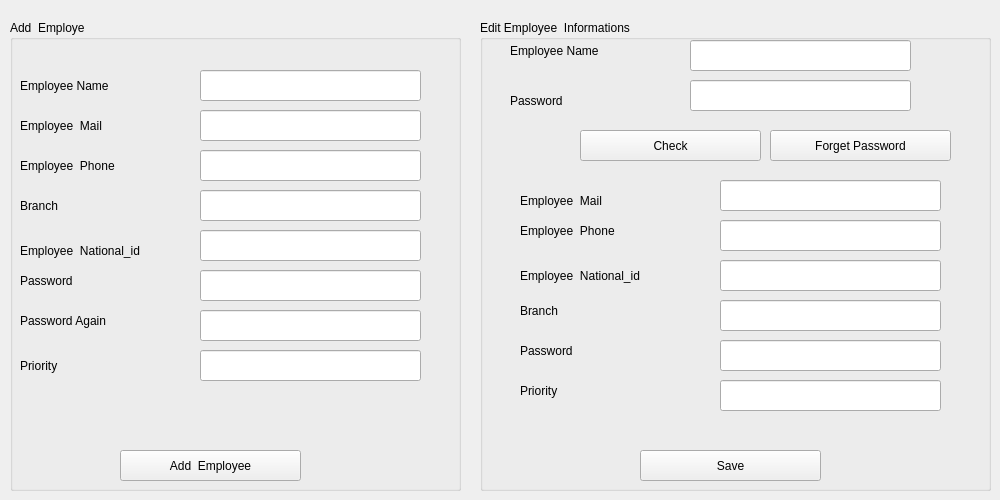
      <widget class="QWidget" name="tab_16">
       <attribute name="title">
        <string>Add Employee</string>
       </attribute>
       <widget class="QGroupBox" name="groupBox_5">
        <property name="geometry">
         <rect>
          <x>10</x>
          <y>20</y>
          <width>451</width>
          <height>471</height>
         </rect>
        </property>
        <property name="title">
         <string>Add  Employe</string>
        </property>
        <widget class="QLineEdit" name="lineEdit_32">
         <property name="geometry">
          <rect>
           <x>190</x>
           <y>170</y>
           <width>221</width>
           <height>31</height>
          </rect>
         </property>
        </widget>
        <widget class="QLineEdit" name="lineEdit_33">
         <property name="geometry">
          <rect>
           <x>190</x>
           <y>130</y>
           <width>221</width>
           <height>31</height>
          </rect>
         </property>
        </widget>
        <widget class="QLabel" name="label_36">
         <property name="geometry">
          <rect>
           <x>10</x>
           <y>90</y>
           <width>171</width>
           <height>31</height>
          </rect>
         </property>
         <property name="text">
          <string>Employee  Mail</string>
         </property>
        </widget>
        <widget class="QLineEdit" name="lineEdit_34">
         <property name="geometry">
          <rect>
           <x>190</x>
           <y>90</y>
           <width>221</width>
           <height>31</height>
          </rect>
         </property>
        </widget>
        <widget class="QLabel" name="label_37">
         <property name="geometry">
          <rect>
           <x>10</x>
           <y>50</y>
           <width>171</width>
           <height>31</height>
          </rect>
         </property>
         <property name="text">
          <string>Employee Name</string>
         </property>
        </widget>
        <widget class="QLabel" name="label_38">
         <property name="geometry">
          <rect>
           <x>10</x>
           <y>220</y>
           <width>171</width>
           <height>21</height>
          </rect>
         </property>
         <property name="text">
          <string>Employee  National_id</string>
         </property>
        </widget>
        <widget class="QLabel" name="label_39">
         <property name="geometry">
          <rect>
           <x>10</x>
           <y>130</y>
           <width>171</width>
           <height>31</height>
          </rect>
         </property>
         <property name="text">
          <string>Employee  Phone</string>
         </property>
        </widget>
        <widget class="QLineEdit" name="lineEdit_35">
         <property name="geometry">
          <rect>
           <x>190</x>
           <y>50</y>
           <width>221</width>
           <height>31</height>
          </rect>
         </property>
        </widget>
        <widget class="QLineEdit" name="lineEdit_36">
         <property name="geometry">
          <rect>
           <x>190</x>
           <y>210</y>
           <width>221</width>
           <height>31</height>
          </rect>
         </property>
        </widget>
        <widget class="QLabel" name="label_40">
         <property name="geometry">
          <rect>
           <x>10</x>
           <y>250</y>
           <width>171</width>
           <height>21</height>
          </rect>
         </property>
         <property name="text">
          <string>Password</string>
         </property>
        </widget>
        <widget class="QLineEdit" name="lineEdit_37">
         <property name="geometry">
          <rect>
           <x>190</x>
           <y>250</y>
           <width>221</width>
           <height>31</height>
          </rect>
         </property>
        </widget>
        <widget class="QLabel" name="label_41">
         <property name="geometry">
          <rect>
           <x>10</x>
           <y>290</y>
           <width>171</width>
           <height>21</height>
          </rect>
         </property>
         <property name="text">
          <string>Password Again</string>
         </property>
        </widget>
        <widget class="QPushButton" name="pushButton_26">
         <property name="geometry">
          <rect>
           <x>110</x>
           <y>430</y>
           <width>181</width>
           <height>31</height>
          </rect>
         </property>
         <property name="text">
          <string>Add  Employee</string>
         </property>
        </widget>
        <widget class="QLabel" name="label_49">
         <property name="geometry">
          <rect>
           <x>10</x>
           <y>330</y>
           <width>171</width>
           <height>31</height>
          </rect>
         </property>
         <property name="text">
          <string>Priority</string>
         </property>
        </widget>
        <widget class="QLineEdit" name="lineEdit_44">
         <property name="geometry">
          <rect>
           <x>190</x>
           <y>290</y>
           <width>221</width>
           <height>31</height>
          </rect>
         </property>
        </widget>
        <widget class="QLabel" name="label_55">
         <property name="geometry">
          <rect>
           <x>10</x>
           <y>170</y>
           <width>171</width>
           <height>31</height>
          </rect>
         </property>
         <property name="styleSheet">
          <string notr="true">color: rgb(0, 0, 0);</string>
         </property>
         <property name="text">
          <string>Branch</string>
         </property>
        </widget>
        <widget class="QLineEdit" name="lineEdit_49">
         <property name="geometry">
          <rect>
           <x>190</x>
           <y>330</y>
           <width>221</width>
           <height>31</height>
          </rect>
         </property>
        </widget>
       </widget>
       <widget class="QGroupBox" name="groupBox_6">
        <property name="geometry">
         <rect>
          <x>480</x>
          <y>20</y>
          <width>511</width>
          <height>471</height>
         </rect>
        </property>
        <property name="title">
         <string>Edit Employee  Informations</string>
        </property>
        <widget class="QLabel" name="label_42">
         <property name="geometry">
          <rect>
           <x>40</x>
           <y>170</y>
           <width>171</width>
           <height>21</height>
          </rect>
         </property>
         <property name="text">
          <string>Employee  Mail</string>
         </property>
        </widget>
        <widget class="QLabel" name="label_43">
         <property name="geometry">
          <rect>
           <x>30</x>
           <y>10</y>
           <width>171</width>
           <height>41</height>
          </rect>
         </property>
         <property name="text">
          <string>Employee Name</string>
         </property>
        </widget>
        <widget class="QLabel" name="label_44">
         <property name="geometry">
          <rect>
           <x>40</x>
           <y>240</y>
           <width>171</width>
           <height>31</height>
          </rect>
         </property>
         <property name="text">
          <string>Employee  National_id</string>
         </property>
        </widget>
        <widget class="QLabel" name="label_45">
         <property name="geometry">
          <rect>
           <x>40</x>
           <y>200</y>
           <width>171</width>
           <height>21</height>
          </rect>
         </property>
         <property name="text">
          <string>Employee  Phone</string>
         </property>
        </widget>
        <widget class="QLineEdit" name="lineEdit_41">
         <property name="geometry">
          <rect>
           <x>210</x>
           <y>20</y>
           <width>221</width>
           <height>31</height>
          </rect>
         </property>
        </widget>
        <widget class="QLineEdit" name="lineEdit_42">
         <property name="geometry">
          <rect>
           <x>210</x>
           <y>60</y>
           <width>221</width>
           <height>31</height>
          </rect>
         </property>
        </widget>
        <widget class="QLabel" name="label_46">
         <property name="geometry">
          <rect>
           <x>30</x>
           <y>60</y>
           <width>171</width>
           <height>41</height>
          </rect>
         </property>
         <property name="text">
          <string>Password</string>
         </property>
        </widget>
        <widget class="QLabel" name="label_47">
         <property name="geometry">
          <rect>
           <x>40</x>
           <y>320</y>
           <width>171</width>
           <height>21</height>
          </rect>
         </property>
         <property name="text">
          <string>Password </string>
         </property>
        </widget>
        <widget class="QPushButton" name="pushButton_27">
         <property name="geometry">
          <rect>
           <x>160</x>
           <y>430</y>
           <width>181</width>
           <height>31</height>
          </rect>
         </property>
         <property name="text">
          <string>Save</string>
         </property>
        </widget>
        <widget class="QPushButton" name="pushButton_28">
         <property name="geometry">
          <rect>
           <x>100</x>
           <y>110</y>
           <width>181</width>
           <height>31</height>
          </rect>
         </property>
         <property name="text">
          <string>Check</string>
         </property>
        </widget>
        <widget class="QPushButton" name="pushButton_31">
         <property name="geometry">
          <rect>
           <x>290</x>
           <y>110</y>
           <width>181</width>
           <height>31</height>
          </rect>
         </property>
         <property name="text">
          <string>Forget Password</string>
         </property>
        </widget>
        <widget class="QLabel" name="label_50">
         <property name="geometry">
          <rect>
           <x>40</x>
           <y>360</y>
           <width>171</width>
           <height>21</height>
          </rect>
         </property>
         <property name="text">
          <string>Priority</string>
         </property>
        </widget>
        <widget class="QLineEdit" name="lineEdit_50">
         <property name="geometry">
          <rect>
           <x>240</x>
           <y>360</y>
           <width>221</width>
           <height>31</height>
          </rect>
         </property>
        </widget>
        <widget class="QLineEdit" name="lineEdit_43">
         <property name="geometry">
          <rect>
           <x>240</x>
           <y>160</y>
           <width>221</width>
           <height>31</height>
          </rect>
         </property>
        </widget>
        <widget class="QLineEdit" name="lineEdit_39">
         <property name="geometry">
          <rect>
           <x>240</x>
           <y>200</y>
           <width>221</width>
           <height>31</height>
          </rect>
         </property>
        </widget>
        <widget class="QLineEdit" name="lineEdit_40">
         <property name="geometry">
          <rect>
           <x>240</x>
           <y>280</y>
           <width>221</width>
           <height>31</height>
          </rect>
         </property>
        </widget>
        <widget class="QLineEdit" name="lineEdit_45">
         <property name="geometry">
          <rect>
           <x>240</x>
           <y>320</y>
           <width>221</width>
           <height>31</height>
          </rect>
         </property>
        </widget>
        <widget class="QLineEdit" name="lineEdit_38">
         <property name="geometry">
          <rect>
           <x>240</x>
           <y>240</y>
           <width>221</width>
           <height>31</height>
          </rect>
         </property>
        </widget>
        <widget class="QLabel" name="label_57">
         <property name="geometry">
          <rect>
           <x>40</x>
           <y>280</y>
           <width>171</width>
           <height>21</height>
          </rect>
         </property>
         <property name="styleSheet">
          <string notr="true">color: rgb(0, 0, 0);</string>
         </property>
         <property name="text">
          <string>Branch</string>
         </property>
        </widget>
       </widget>
      </widget>
